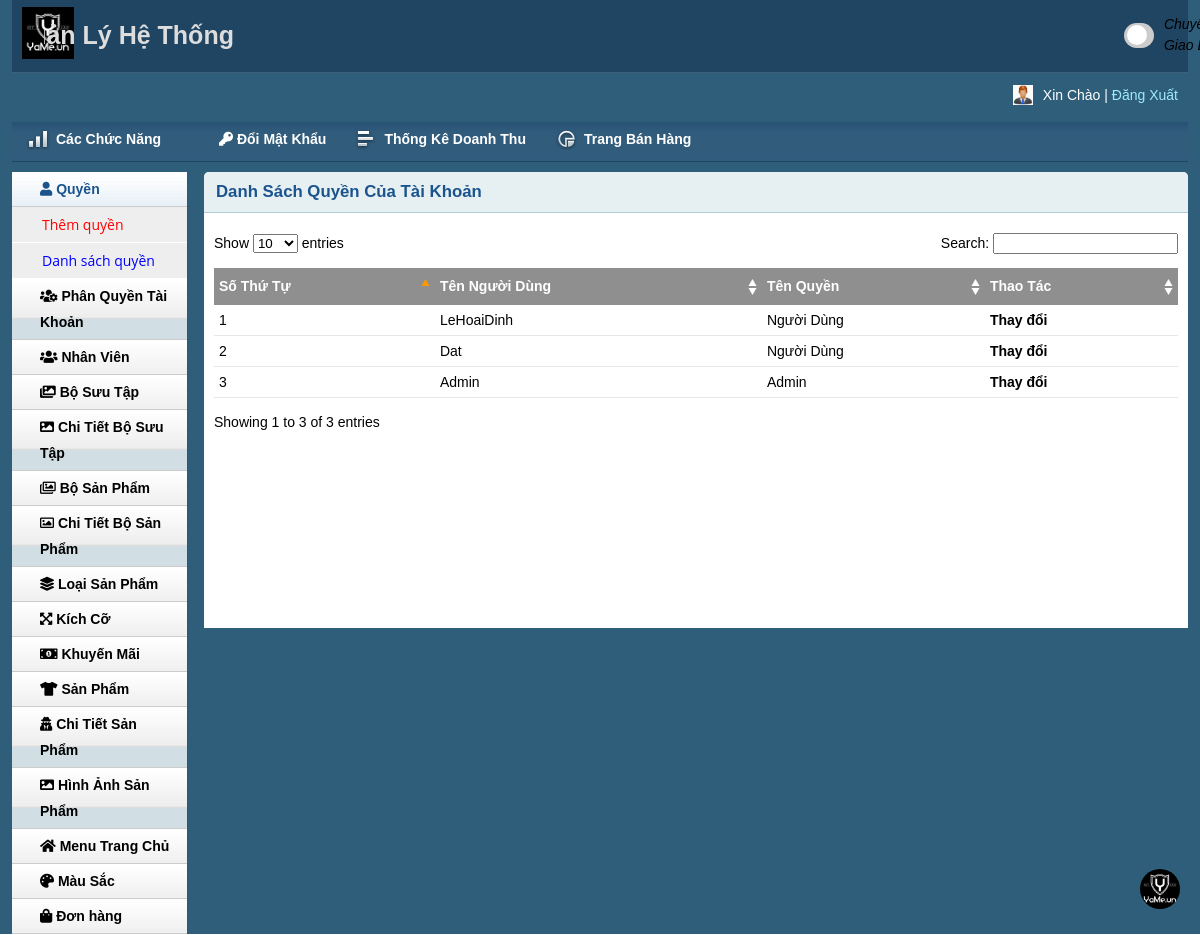
The page /admin/phanquyenlist.php (signed in) on the database its author committed.
### tables this page shows
CREATE TABLE `phanquyen` (
  `IDPhanQuyen` int(11) NOT NULL,
  `IDQuyen` int(11) NOT NULL,
  `IDNguoiDung` int(11) NOT NULL
);

CREATE TABLE `thongtinnguoidung` (
  `IDNguoiDung` int(11) NOT NULL,
  `TenNguoiDung` varchar(250) NOT NULL,
  `DiaChi` text NOT NULL,
  `SDT` text NOT NULL,
  `Email` text NOT NULL,
  `MatKhau` text NOT NULL,
  `XacNhanMatKhau` text NOT NULL
);

CREATE TABLE `quyen` (
  `IDQuyen` int(11) NOT NULL,
  `TenQuyen` varchar(250) NOT NULL
);

### lib/database.php (called while the page is built, shortened)
<?php
Class Database{
   public $host   = DB_HOST;
   public $user   = DB_USER;
   public $pass   = DB_PASS;
   public $dbname = DB_NAME;
   public $link;
private function connectDB(){
   $this->link = new mysqli($this->host, $this->user, $this->pass,$this->dbname);
 }
public function select($query){
  $result = $this->link->query($query) or
   die($this->link->error.__LINE__);
  if($result->num_rows > 0){
    return $result;
  } else {
    return false;
  }
 }
}

### classes/phanquyen.php (called while the page is built, shortened)
<?php
	$filepath = realpath(dirname(__FILE__));
	include_once ($filepath.'/../lib/database.php');
?>
<?php
	class phanquyen
	{
		private $db;
		public function __construct()
		{
			$this->db = new Database();
		}
		public function show_quyen_nguoidung(){
			$query = "SELECT phanquyen.IDPhanQuyen, thongtinnguoidung.TenNguoiDung, quyen.TenQuyen
			FROM phanquyen
			JOIN thongtinnguoidung ON phanquyen.IDNguoiDung = thongtinnguoidung.IDNguoiDung
			JOIN quyen ON phanquyen.IDQuyen = quyen.IDQuyen
			WHERE thongtinnguoidung.IDNguoiDung != 1
			order by phanquyen.IDPhanQuyen desc";
			$result = $this->db->select($query);
			return $result;
		}
	}
?>

### admin/phanquyenlist.php (the view, shortened to what this page needs)
<?php include 'inc/header.php';?>
<?php include 'inc/sidebar.php';?>
<?php include '../classes/phanquyen.php' ?>
<?php
    $brand = new phanquyen();
?>
        <div class="grid_10">
            <div class="box round first grid">
                <h2>Danh Sách Quyền Của Tài Khoản</h2>
                <div class="block">
                    <table class="data display datatable" id="example">
					<thead>
						<tr>
							<th>Số Thứ Tự</th>
							<th>Tên Người Dùng</th>
							<th>Tên Quyền</th>
							<th>Thao Tác</th>
						</tr>
					</thead>
					<tbody>
					<?php
						$show_brand = $brand->show_quyen_nguoidung();
						if($show_brand){
							$i = 0;
							while($result = $show_brand->fetch_assoc()){
								$i++;
					?>
						<tr class="odd gradeX">
							<td><?php echo $i; ?></td>
							<td><?php echo $result['TenNguoiDung'] ?></td>
							<td><?php echo $result['TenQuyen'] ?></td>
							<td>
								<a href="phanquyenedit.php?brandid=<?php echo $result['IDPhanQuyen']; ?>">Thay đổi</a>
							</td>
						</tr>
						<?php
					}
						}
						?>
					</tbody>
				</table>
               </div>
            </div>
        </div>
<?php include 'inc/footer.php';?>

### admin/css/text.css (style rules this page uses)
body { font: 13px/1.5 Tahoma, Helvetica, Arial, 'Liberation Sans', FreeSans, sans-serif; }
h2 { font-size: 23px; }
p, dl, hr, h1, h2, h3, h4, h5, h6, ol, ul, pre, table, address, fieldset { margin-bottom: 20px; }

### admin/css/layout.css (style rules this page uses)
body { background: #fff none repeat scroll 0 0; color: #444; font-size: 14px; padding: 0; }
h1, h2, h3, h4, h5, h6 { line-height:1.2em; margin-bottom:.3em; }
h2 { margin-top:1em; }
.box { background:#fff; margin-bottom:20px; padding:10px 10px 10px 10px; margin-left:-8px; }
.box.grid { padding-bottom:40px; }
.box.round { -moz-border-radius: 5px 5px 0px 0px; -webkit-border-radius: 5px 5px 0px 0px; border-radius: 5px 5px 0px 0px; }
.box h2 { font-size:1.2em; font-weight:bold; color:#1B548D; background:#E6F0F3; margin:-10px -10px 0 -10px; padding:10px 12px; border-bottom:1px solid #B3CBD6; -moz-border-radius: 5px 5px 0px 0px; -webkit-border-radius: 5px 5px 0px 0px; border-radius: 5px 5px 0px 0px; }
.box.first { min-height: 406px; }
.block { padding-top:20px; }
.block { padding-bottom:1px; }
table.display { margin: 0 auto; clear: both; width: 100%; }
.sorting_asc { background: #8f8f8f url(../img/table/sort_asc.png) no-repeat center right; padding:8px 5px; text-align:left; color:#fff; }
.sorting { background:#8f8f8f url(../img/table/sort_both.png) no-repeat center right; padding:8px 5px; text-align:left; color:#fff; }
tr.odd { height: 30px; line-height: 30px; border-bottom:1px solid #e6e6e6; }
tr.even { height: 30px; line-height: 30px; border-bottom:1px solid #e6e6e6; }
tr.odd td, tr.even td { padding-left:5px; }

### admin/inc/header.php (style rules this page uses)
body { background-color: white; color: black; }

### rows shown on the page
phanquyen: IDNguoiDung.TenNguoiDung "LeHoaiDinh", IDQuyen.TenQuyen "Người Dùng"
phanquyen: IDNguoiDung.TenNguoiDung "Dat", IDQuyen.TenQuyen "Người Dùng"
phanquyen: IDNguoiDung.TenNguoiDung "Admin", IDQuyen.TenQuyen "Admin"
